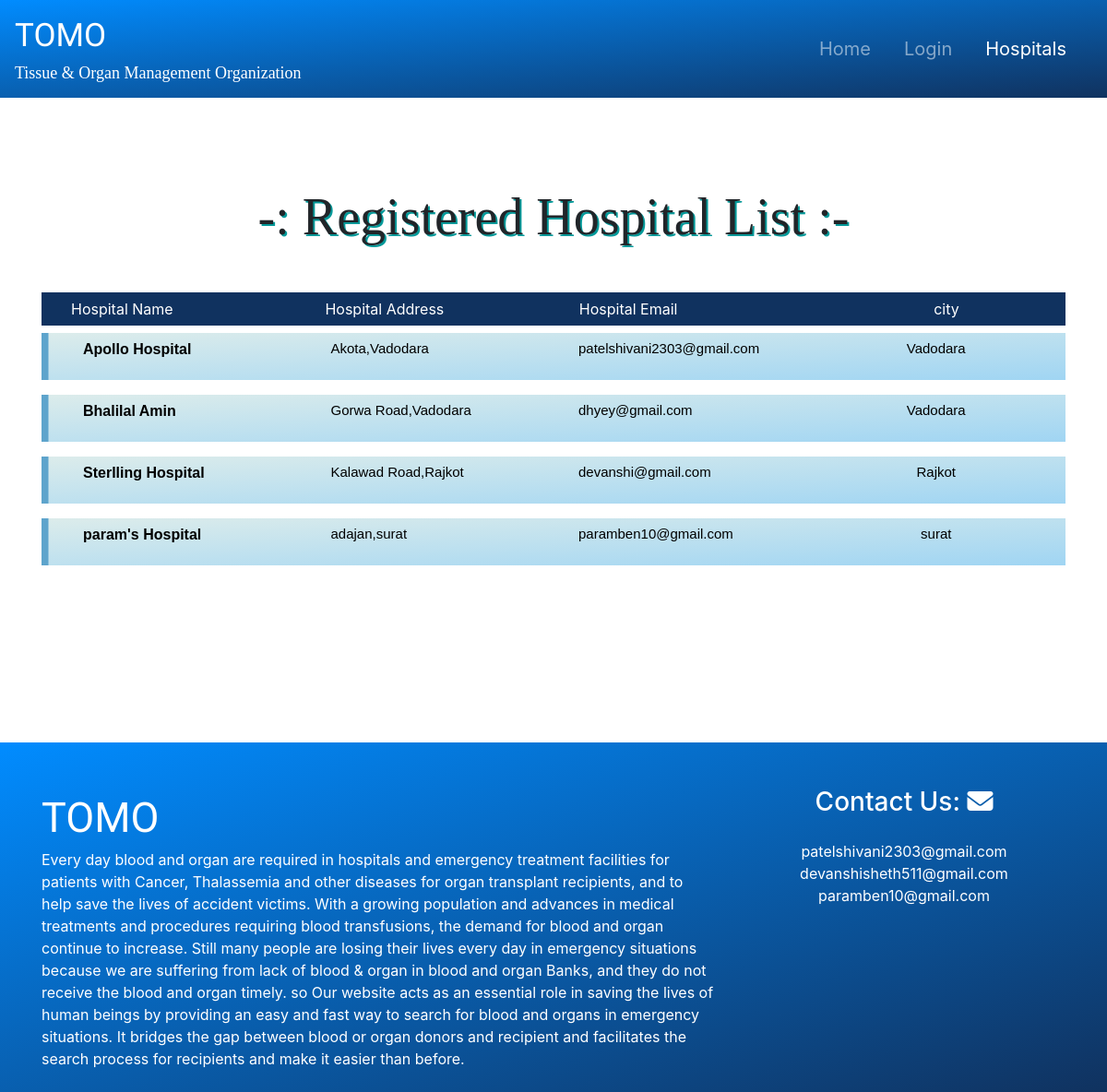
The page /Hospital/Mainpage/ on the database as committed earlier.
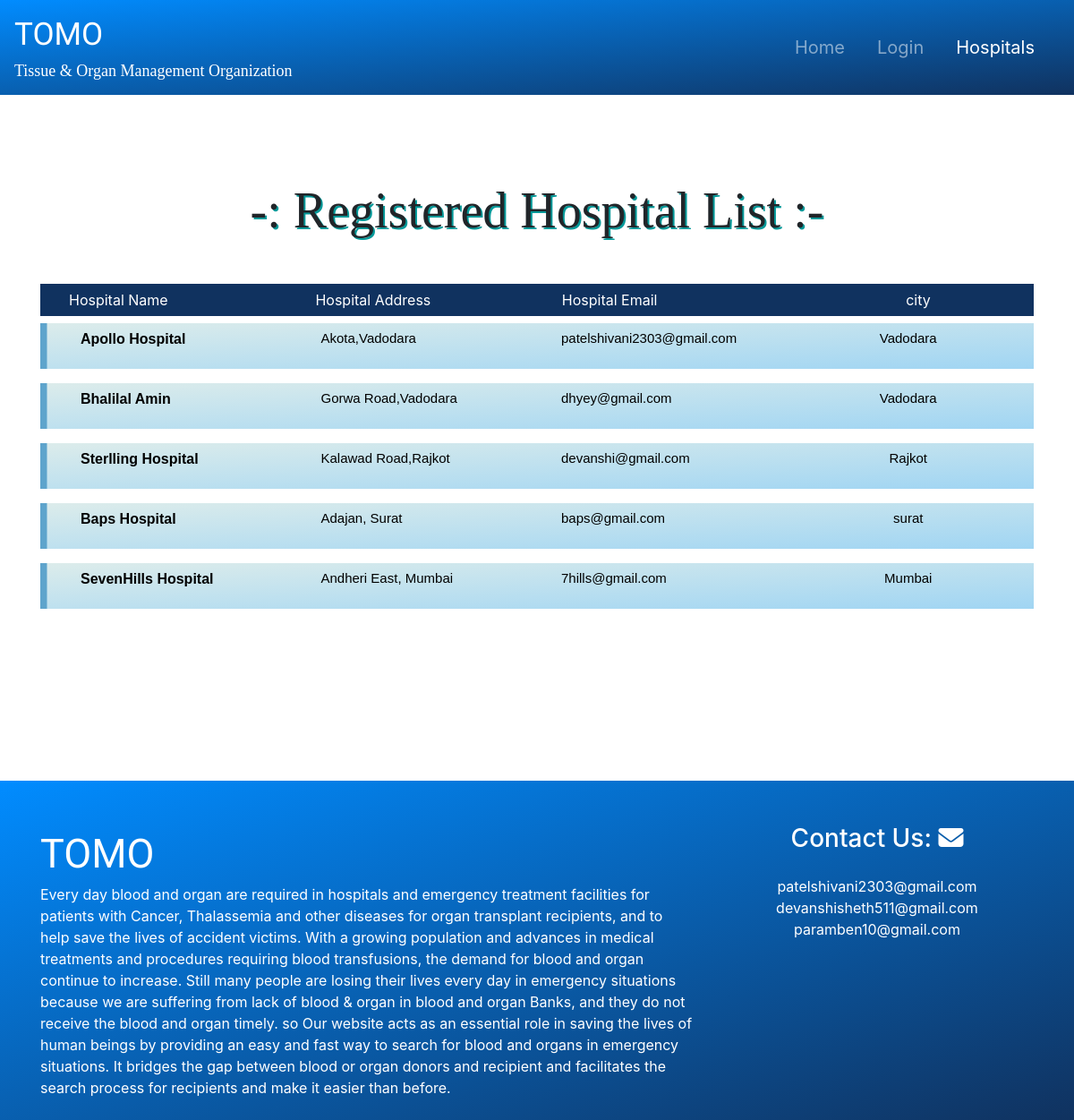
The same page on the database as committed later.
### hospital/models.py (models this page shows)
class Hospital(models.Model):
    hospital_email=models.CharField(max_length=50,primary_key=True,help_text ='write your email')
    hospital_name=models.CharField(max_length=30)
    hospital_city=models.CharField(max_length=20)
    hospital_mobile_no=models.CharField(max_length=10)
    hospital_address=models.CharField(max_length=100,help_text = 'write your email')
    zip_code=models.CharField(max_length=6)
    hospital_latitude=models.FloatField(default=None)
    hospital_longitude=models.FloatField(default=None)

### hospital/views.py (the view)
# urls.py: url('Mainpage/',Mainpage),
def Mainpage(request):
    hospitals=Hospital.objects.all()
    return render(request, 'main.html', {'hospitals':hospitals})

### hospital/templates/main.html (shortened to what this page needs)
<html>
<head>
    {% load static %}
    <link rel="stylesheet" type="text/css" href="{% static 'css/style2.css' %}">
    <link rel="stylesheet" href="https://stackpath.bootstrapcdn.com/bootstrap/4.4.1/css/bootstrap.min.css">
</head>
<body>
    <nav class="navbar navbar-expand-lg navbar-dark sticky-top" style="background:rgb(1, 140, 255); background: linear-gradient(to top left, #10325f, rgb(1, 140, 255) ); ">
        <a class="navbar-brand" href="#" style="font-size: 35px;">TOMO <br>
          <span style="font-size:18px; font-family:'Times New Roman', serif;">  Tissue & Organ Management Organization <span>
        </a>
        <div class="collapse navbar-collapse justify-content-end" id="navbarNavAltMarkup">
            <div class="navbar-nav" style="font-size: 20px;">
                <a class="nav-item nav-link" href="/">Home</a>
                <a class="nav-item nav-link" href="/Hospital/loginpage">Login</a>
                <a class="nav-item nav-link active" href="/Hospital/Mainpage">Hospitals</a>
            </div>
        </div>
    </nav>
    <div class="container my-5">
        <h2 class="text-center display-4 pt-5 mb-5" style="font-family:'Times New Roman', Times, serif; text-shadow:2px 2px rgb(4, 153, 153);">-: Registered Hospital List :-</h2>
        <div class="list" style="background-color:#10325f; color:white; padding: .4em .4em .4em 2em;">
            <div class="row">
                <div class="col">
                    Hospital Name
                </div>
                <div class="col">
                    Hospital Address
                </div>
                <div class="col">
                    Hospital Email
                </div>
                <div class="col text-center">
                    city
                </div>
            </div>
        </div>
        {% for hospital in hospitals%}
        <div class="list-type4">
            <ol>
                <li>
                    <div class="row">
                        <div class="col">
                            <form action="/Hospital/ViewTrends/" method="POST">
                                <input type="submit" id="donbtn" class="btn text-center btn-primary" style="font-weight: bold; padding:0px; background-color:inherit; color:black; border:none" value="{{hospital.hospital_name}}">
                            </form>
                        </div>
                        <div class="col">
                            {{hospital.hospital_address}}
                        </div>
                        <div class="col">
                            {{hospital.hospital_email}}
                        </div>
                        <div class="col text-center">
                            {{hospital.hospital_city}}
                        </div>
                    </div>
                </li>
            </ol>
        </div>
        {% endfor%}
    </div>
    <br>
    <br>
    <br> <br>
    <br>
    <br>
    <footer class="pt-5 pb-2" style="background:rgb(1, 140, 255); background: linear-gradient(to top left, #10325f, rgb(1, 140, 255) );  ">
        <div class="container text-white">
            <div class="row">
                <div class="col-lg-8 col-md-12 mb-4 mb-md-0">
                    <div class="logo-part">
                        <a class="w-50 logo-footer" style="  font-family: 'Lobster', cursive;
                        font-size: 45px;"> TOMO</a>
                        <p>Every day blood and organ are required in hospitals and emergency treatment facilities for patients with Cancer, Thalassemia and other diseases
                        for organ transplant recipients, and to help save the lives of accident victims. With a growing population and advances in
                        medical treatments and procedures requiring blood transfusions, the demand for blood and organ continue to increase.
                        Still many people are losing their lives every day in emergency situations because we are suffering from lack of blood & organ in blood and organ Banks, and
                        they do not receive the blood and organ timely. so Our website acts as an essential role in saving the lives of human beings by providing an easy and fast way to search for
                        blood and organs in emergency situations. It bridges the gap between blood or organ donors and recipient and
                        facilitates the search process for recipients and make it easier than before.
                        </p>
                    </div>
                </div>
                <div class="col-lg-4 col-md-12 mb-4 mb-md-0 text-center">
                    <h3 class="text mb-4">Contact Us: <i class="fa fa-envelope" aria-hidden="true"></i>
                    </h3>
                    <ul class="list-unstyled">
                        <li class="text-white">
                           patelshivani2303@gmail.com
                        </li>
                        <li class="text-white">
                            devanshisheth511@gmail.com
                        </li>
                        <li class="text-white">
                           paramben10@gmail.com
                        </li>
                    </ul>
                </div>
            </div>
        </div>
    </footer>
</body>
</html>

### hospital/static/css/style2.css (style rules this page uses)
.navbar-brand { font-family: 'Lobster', cursive; font-size: 30px; }
.navbar-nav a:after, .navbar-nav a:before { transition: all .5s; }
.navbar-nav a { position: relative; margin-right: 20px; }
.navbar-nav a:after { position: absolute; bottom: 0; left: 0; right: 0; margin: auto; width: 0%; content: '.'; color: transparent; background: #aaa; height: 1px; }
input#donbtn { border-color: rgb(2, 109, 109); color: rgb(2, 109, 109); }
.list-type4 { width: 100%; margin: 0 auto; }
.list-type4 ol { counter-reset: li; list-style: none; *list-style: decimal; font-size: 15px; font-family: 'Raleway', sans-serif; padding: 0; }
.list-type4 .row { padding: .4em .4em .4em 2em; *padding: .4em; margin: .5em 0; background: rgb(147, 240, 212); background: linear-gradient(to top left, rgb(160, 213, 243), rgb(220, 236, 235)); color: white; text-decoration: none; box-shadow: inset 0.5em 0 #425f85; -webkit-transition: box-shadow 1s; transition: box-shadow 1s; }

### hospital/templates/main.html (style rules this page uses)
.list-type4 { width: 100%; margin: 0 auto; }
.list-type4 ol { counter-reset: li; list-style: none; *list-style: decimal; font-size: 15px; font-family: 'Raleway', sans-serif; padding: 0; }
.list-type4 .row { padding: .4em .4em .4em 2em; *padding: .4em; margin: .5em 0; background: rgb(147, 240, 212); background: linear-gradient(to top left, rgb(160, 213, 243), rgb(220, 236, 235)); color: black; text-decoration: none; box-shadow: inset 0.5em 0 rgb(94, 164, 204); -webkit-transition: box-shadow 1s; transition: box-shadow 1s; }

Rows that differ between the two databases and show on the page:
removed Hospital: hospital_name "param's Hospital", hospital_address "adajan,surat", hospital_email "paramben10@gmail.com", hospital_city "surat"
added Hospital: hospital_name "Baps Hospital", hospital_address "Adajan, Surat", hospital_email "baps@gmail.com", hospital_city "surat"
added Hospital: hospital_name "SevenHills Hospital", hospital_address "Andheri East, Mumbai", hospital_email "7hills@gmail.com", hospital_city "Mumbai"
